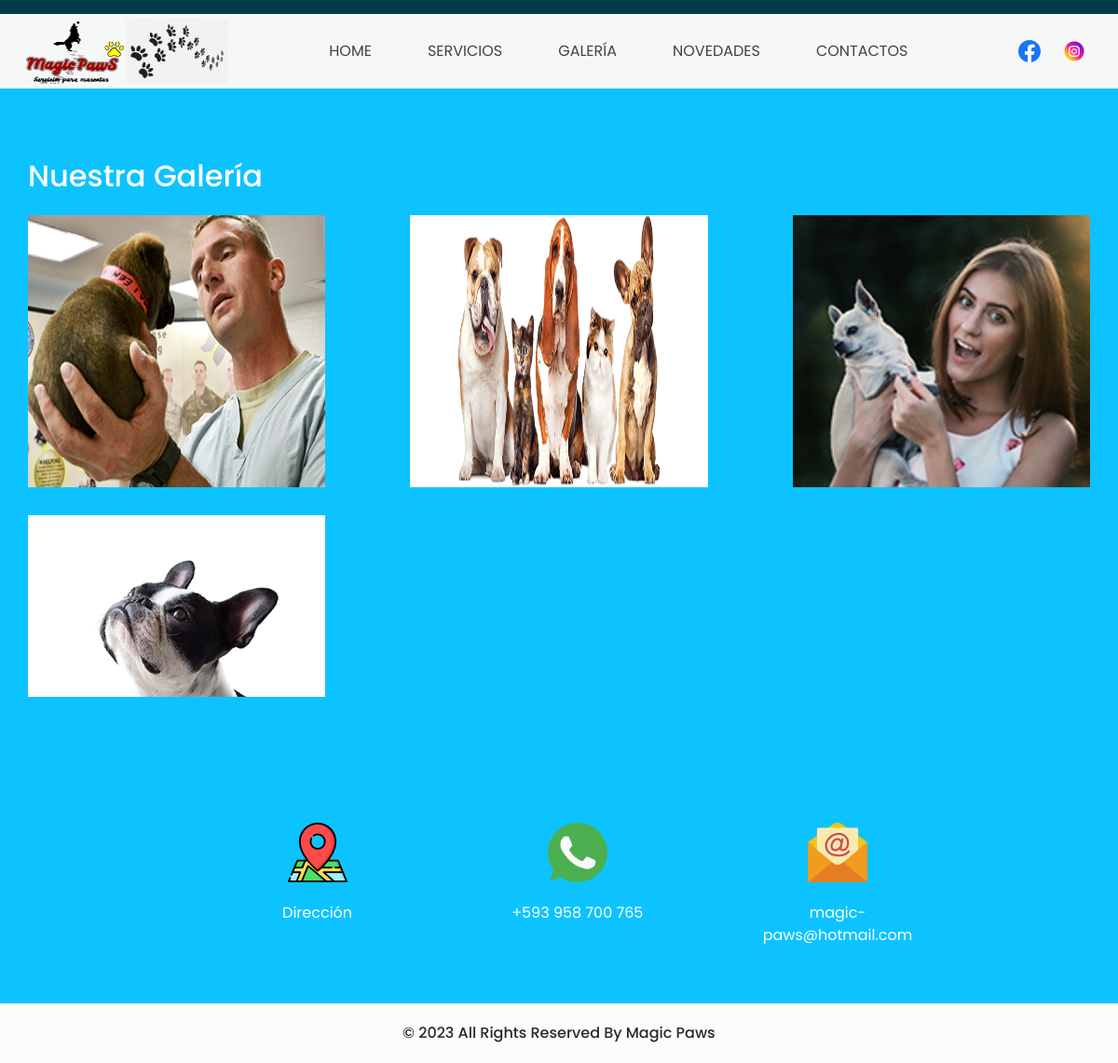
The app's page /gallery/, older data.
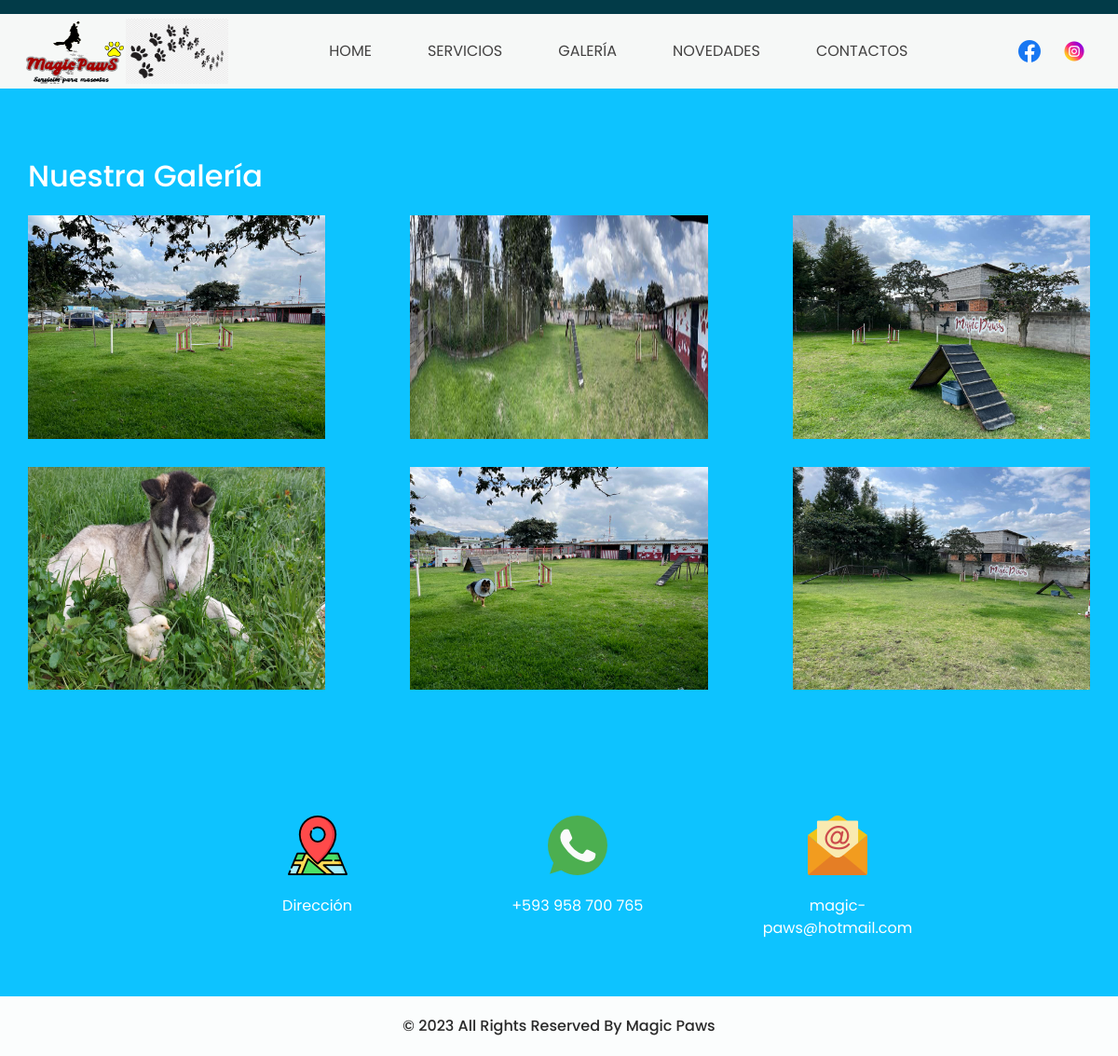
The same page, newer data.
### gallery/models.py (models this page shows, shortened)
class Gallery(models.Model):
    title1 = models.CharField(max_length=200, verbose_name="Título")
    image = models.ImageField(verbose_name="Imagen", upload_to="gallerys")
    created = models.DateTimeField(
        auto_now_add=True, verbose_name="Fecha de creación")
    updated = models.DateTimeField(
        auto_now=True, verbose_name="Fecha de actualización")
    class Meta:
        verbose_name = "imagen"
        verbose_name_plural = "imagenes"
        ordering = ["created"]

### gallery/views.py (the view)
# urls.py: path('gallery/', include('gallery.urls')),
def gallery(request):
     gallerys = Gallery.objects.all()
     return render(request,"gallery/gallery.html",{'gallerys':gallerys})

### social/processor.py (called while the page is built)
def ctx_dict(request):
    ctx={}
    links=Link.objects.all()
    for link in links:
        ctx[link.key]=link.url
    return ctx

### gallery/templates/gallery/gallery.html (shortened to what this page needs)
{%extends "core/base.html"%}
{%block content%}
{%load static%}
  <section class="gallery-section layout_padding">
    <div class="container">
      <h2>
        Nuestra Galería
      </h2>
    </div>
    <div class="container ">
      {%for gallery in gallerys%}
      <div class="img_box box-1">
        <img src="{{gallery.image.url}}" alt="">
      </div>
      {%endfor%}
    </div>
  </section>
  {%endblock%}

Row changes from the older to the newer data that the page shows:
changed Gallery (number 1 of 6 on the later page): image: a different picture
changed Gallery (number 2 of 6 on the later page): image: a different picture
changed Gallery (number 3 of 6 on the later page): image: a different picture
changed Gallery (number 4 of 6 on the later page): image: a different picture
added Gallery: image (picture)
added Gallery: image (picture)
